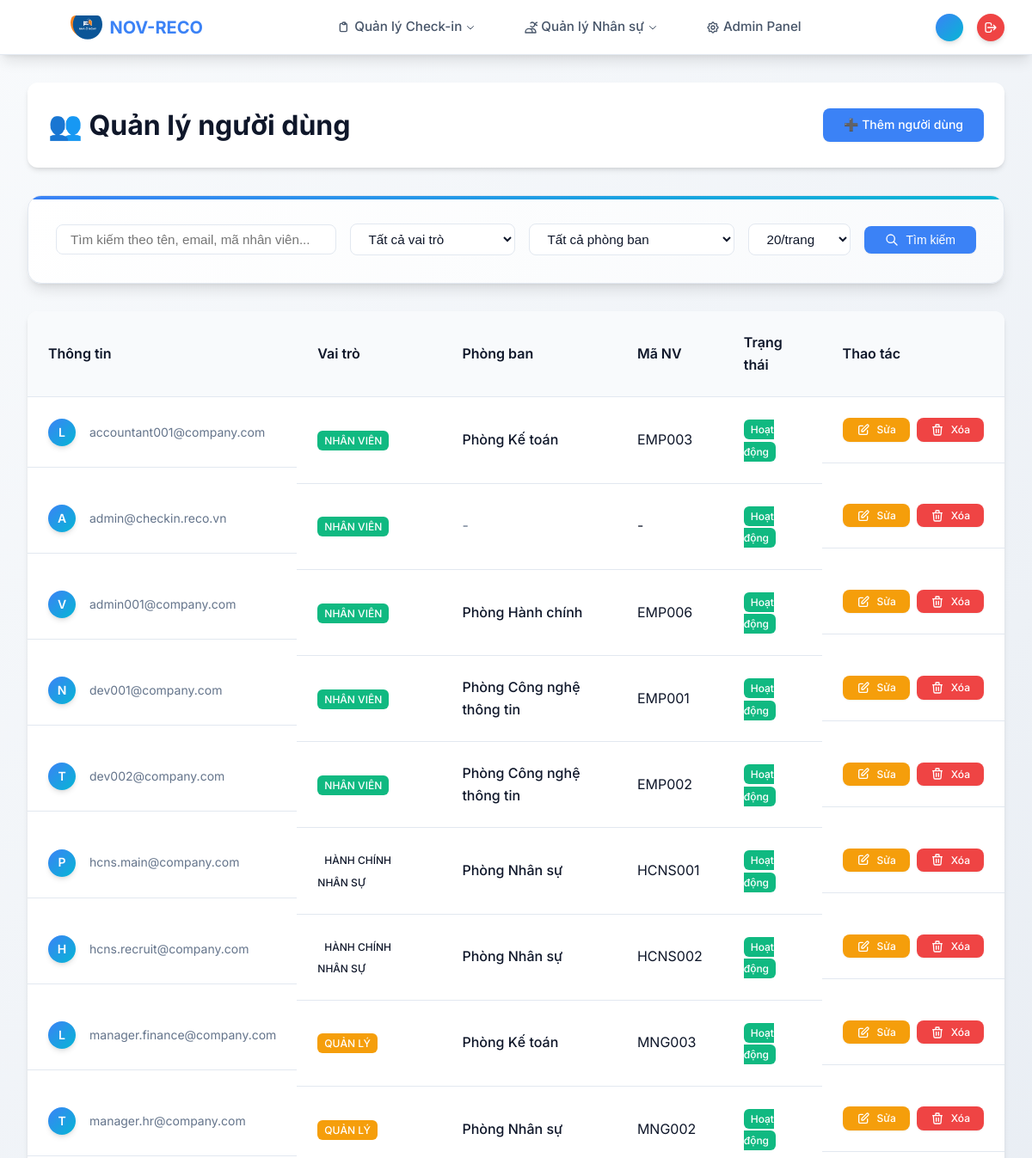
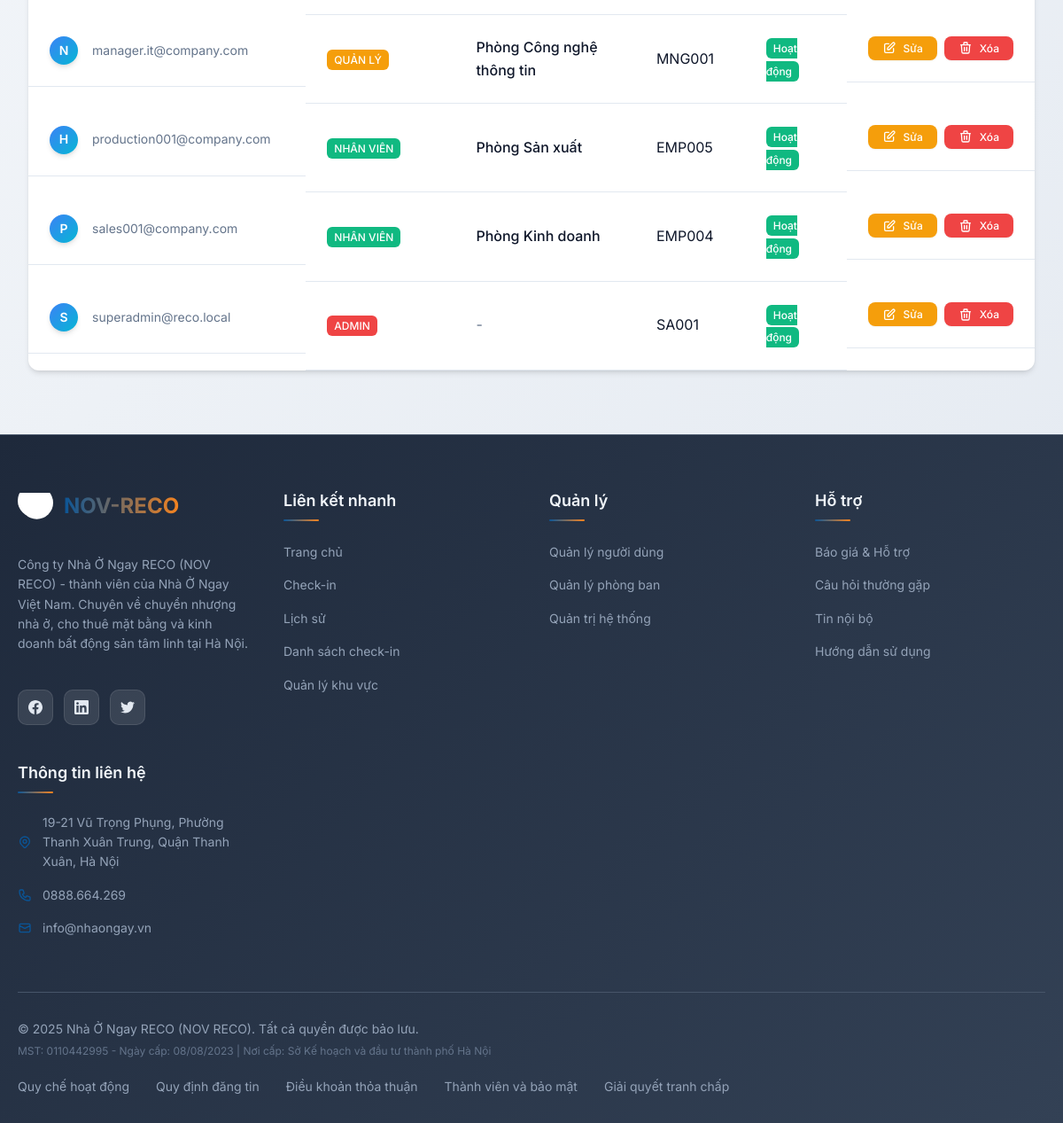
Screenshot of /users/ (signed in) with the database file from the repository (2 pictures, top to bottom).
### users/models.py (models this page shows, shortened)
class User(AbstractUser):
    role = models.CharField(
        max_length=20,
        choices=UserRole.choices,
        default=UserRole.EMPLOYEE,
        help_text="Vai trò của người dùng trong hệ thống",
    )
    phone = models.CharField(
        max_length=15, blank=True, help_text="Số điện thoại"
    )
    department = models.ForeignKey(
        Department,
        on_delete=models.SET_NULL,
        null=True,
        blank=True,
        related_name='employees',
        help_text="Phòng ban"
    )
    employee_id = models.CharField(
        max_length=20, blank=True, unique=True, help_text="Mã nhân viên"
    )
    def is_admin(self):
        return self.role == UserRole.ADMIN or self.is_superuser
    @property
    def is_admin_user(self):
        return self.is_admin()
    def get_display_name(self):
        return self.get_full_name() or self.username or self.email
    class Meta:
        verbose_name = "Người dùng"
        verbose_name_plural = "Người dùng"

class Department(models.Model):
    name = models.CharField(
        max_length=100,
        unique=True,
        help_text="Tên phòng ban"
    )
    description = models.TextField(
        blank=True,
        help_text="Mô tả phòng ban"
    )
    manager = models.ForeignKey(
        'User',
        on_delete=models.SET_NULL,
        null=True,
        blank=True,
        related_name='managed_departments',
        help_text="Trưởng phòng ban"
    )
    created_at = models.DateTimeField(auto_now_add=True)
    updated_at = models.DateTimeField(auto_now=True)
    class Meta:
        verbose_name = "Phòng ban"
        verbose_name_plural = "Phòng ban"
        ordering = ['name']

### users/views.py (the view, shortened to what this page needs)
# urls.py: path("", views.user_list_view, name="user_list"),
@user_management_required
def user_list_view(request):
    search_query = request.GET.get("search", "")
    role_filter = request.GET.get("role", "")
    department_filter = request.GET.get("department", "")
    users = User.objects.all().select_related('department').order_by('username')
    if role_filter:
        users = users.filter(role=role_filter)
    if department_filter:
        users = users.filter(department_id=department_filter)
    page_size = request.GET.get("page_size", "20")
    try:
        page_size = int(page_size)
        if page_size not in [10, 20, 50, 100]:
            page_size = 20
    except (ValueError, TypeError):
        page_size = 20
    paginator = Paginator(users, page_size)
    page_number = request.GET.get("page")
    page_obj = paginator.get_page(page_number)
    context = {
        "page_obj": page_obj,
        "search_query": search_query,
        "role_filter": role_filter,
        "department_filter": department_filter,
        "page_size": page_size,
        "role_choices": UserRole.choices,
        "departments": Department.objects.all().order_by('name'),
    }
    return render(request, "users/user_list.html", context)

### templates/users/user_list.html (shortened to what this page needs)
{% extends 'base.html' %}
{% load static %}
{% block extra_css %}
<link rel="stylesheet" href="{% static 'css/users.css' %}">
{% endblock %}
{% block content %}
<div class="users-page">
  <div class="page-header">
    <h1>👥 Quản lý người dùng</h1>
    <a href="{% url 'users:user_create' %}" class="btn btn-primary">
      ➕ Thêm người dùng
    </a>
  </div>
  <div class="search-filter-section">
    <form method="GET" class="search-form">
      <div class="search-input-group">
        <input type="text" name="search" value="{{ search_query }}"
               placeholder="Tìm kiếm theo tên, email, mã nhân viên..."
               class="form-control search-input">
        <select name="role" class="form-control role-select">
          <option value="">Tất cả vai trò</option>
        </select>
        <select name="department" class="form-control department-select">
          <option value="">Tất cả phòng ban</option>
        </select>
        <select name="page_size" class="form-control page-size-select">
          <option value="20" {% if page_size == 20 %}selected{% endif %}>20/trang</option>
        </select>
        <button type="submit" class="btn btn-search">
          <svg class="w-4 h-4" fill="none" stroke="currentColor" viewBox="0 0 24 24">
            <path stroke-linecap="round" stroke-linejoin="round" stroke-width="2" d="M21 21l-6-6m2-5a7 7 0 11-14 0 7 7 0 0114 0z"></path>
          </svg>
          Tìm kiếm
        </button>
      </div>
    </form>
  </div>
  <div class="users-table-container desktop-view">
    <table class="users-table">
      <thead>
        <tr>
          <th>Thông tin</th>
          <th>Vai trò</th>
          <th>Phòng ban</th>
          <th>Mã NV</th>
          <th>Trạng thái</th>
          <th>Thao tác</th>
        </tr>
      </thead>
      <tbody>
        {% for user in page_obj %}
        <tr>
          <td class="user-info">
            <div class="user-avatar">
              {{ user.first_name|first|default:user.username|first|upper }}
            </div>
            <div class="user-details">
              <div class="user-email">{{ user.email }}</div>
            </div>
          </td>
          <td>
            <span class="role-badge role-{{ user.role }}">
              {{ user.get_role_display }}
            </span>
          </td>
          <td>
            {% if user.department %}
              <span class="department-name">{{ user.department.name }}</span>
            {% else %}
              <span class="text-muted">-</span>
            {% endif %}
          </td>
          <td>{{ user.employee_id|default:"-" }}</td>
          <td>
            <span class="status-badge {% if user.is_active %}active{% else %}inactive{% endif %}">
              {% if user.is_active %}Hoạt động{% else %}Không hoạt động{% endif %}
            </span>
          </td>
          <td class="actions">
            <a href="{% url 'users:user_update' user.id %}" class="btn btn-sm btn-edit">
              <svg class="w-4 h-4" fill="none" stroke="currentColor" viewBox="0 0 24 24">
                <path stroke-linecap="round" stroke-linejoin="round" stroke-width="2" d="M11 5H6a2 2 0 00-2 2v11a2 2 0 002 2h11a2 2 0 002-2v-5m-1.414-9.414a2 2 0 112.828 2.828L11.828 15H9v-2.828l8.586-8.586z"></path>
              </svg>
              Sửa
            </a>
            <a href="{% url 'users:user_delete' user.id %}" class="btn btn-sm btn-danger">
              <svg class="w-4 h-4" fill="none" stroke="currentColor" viewBox="0 0 24 24">
                <path stroke-linecap="round" stroke-linejoin="round" stroke-width="2" d="M19 7l-.867 12.142A2 2 0 0116.138 21H7.862a2 2 0 01-1.995-1.858L5 7m5 4v6m4-6v6m1-10V4a1 1 0 00-1-1h-4a1 1 0 00-1 1v3M4 7h16"></path>
              </svg>
              Xóa
            </a>
          </td>
        </tr>
        {% endfor %}
      </tbody>
    </table>
  </div>
</div>
{% endblock %}

### static/css/base.css (style rules this page uses)
* { margin: 0; padding: 0; box-sizing: border-box; }
body, html { margin: 0; padding: 0; width: 100%; height: 100%; overflow-x: hidden; }
:root { --primary-color: #3b82f6; --primary-hover: #2563eb; --secondary-color: #64748b; --accent-color: #06b6d4; --success-color: #10b981; --warning-color: #f59e0b; --error-color: #ef4444; --bg-primary: #ffffff; --bg-secondary: #f8fafc; --bg-tertiary: #f1f5f9; --text-primary: #0f172a; --text-secondary: #475569; --text-muted: #64748b; --border-color: #e2e8f0; --border-hover: #cbd5e1; --shadow-sm: 0 1px 2px 0 rgb(0 0 0 / 0.05); --shadow-md: 0 4px 6px -1px rgb(0 0 0 / 0.1), 0 2px 4px -2px rgb(0 0 0 / 0.1); --shadow-lg: 0 10px 15px -3px rgb(0 0 0 / 0.1), 0 4px 6px -4px rgb(0 0 0 / 0.1); --shadow-xl: 0 20px 25px -5px rgb(0 0 0 / 0.1), 0 8px 10px -6px rgb(0 0 0 / 0.1); --radius-sm: 0.375rem; --radius-md: 0.5rem; --radius-lg: 0.75rem; --radius-xl: 1rem; --spacing-xs: 0.25rem; --spacing-sm: 0.5rem; --spacing-md: 1rem; --spacing-lg: 1.5rem; --spacing-xl: 2rem; --spacing-2xl: 3rem; }
body { font-family: 'Inter', -apple-system, BlinkMacSystemFont, 'Segoe UI', Roboto, Oxygen, Ubuntu, Cantarell, sans-serif; background: linear-gradient(135deg, #f8fafc 0%, #e2e8f0 100%); min-height: 100vh; color: var(--text-primary); line-height: 1.6; font-size: 16px; margin: 0; padding: 0; display: flex; flex-direction: column; }
.user-info { display: flex; align-items: center; gap: var(--spacing-md); flex-wrap: nowrap; }
.user-avatar { width: 32px; height: 32px; border-radius: 50%; background: linear-gradient(135deg, var(--primary-color), var(--accent-color)); display: flex; align-items: center; justify-content: center; color: white; font-weight: 600; font-size: 0.875rem; box-shadow: var(--shadow-md); transition: all 0.2s ease; }
svg { width: 1em; height: 1em; flex-shrink: 0; }
.w-4 { width: 1rem; }
.h-4 { height: 1rem; }
.btn { display: inline-flex; align-items: center; gap: var(--spacing-sm); padding: var(--spacing-sm) var(--spacing-lg); background: var(--primary-color); color: white; text-decoration: none; border-radius: var(--radius-md); font-weight: 500; font-size: 0.875rem; transition: all 0.2s ease; border: none; cursor: pointer; box-shadow: var(--shadow-sm); }
.btn-danger { background: var(--error-color); }
.btn-sm { padding: var(--spacing-xs) var(--spacing-md); font-size: 0.75rem; }

### rows the page displays
User: first_name|first "L", email "accountant001@company.com", role "NHÂN VIÊN", department.name "Phòng Kế toán", employee_id "EMP003", is_active "Hoạt động"
User: first_name|first "A", email "admin@checkin.reco.vn", role "NHÂN VIÊN", employee_id "-", is_active "Hoạt động"
User: first_name|first "V", email "admin001@company.com", role "NHÂN VIÊN", department.name "Phòng Hành chính", employee_id "EMP006", is_active "Hoạt động"
User: first_name|first "N", email "dev001@company.com", role "NHÂN VIÊN", department.name "Phòng Công nghệ thông tin", employee_id "EMP001", is_active "Hoạt động"
User: first_name|first "T", email "dev002@company.com", role "NHÂN VIÊN", department.name "Phòng Công nghệ thông tin", employee_id "EMP002", is_active "Hoạt động"
User: first_name|first "P", email "hcns.main@company.com", role "HÀNH CHÍNH NHÂN SỰ", department.name "Phòng Nhân sự", employee_id "HCNS001", is_active "Hoạt động"
User: first_name|first "H", email "hcns.recruit@company.com", role "HÀNH CHÍNH NHÂN SỰ", department.name "Phòng Nhân sự", employee_id "HCNS002", is_active "Hoạt động"
User: first_name|first "L", email "manager.finance@company.com", role "QUẢN LÝ", department.name "Phòng Kế toán", employee_id "MNG003", is_active "Hoạt động"
User: first_name|first "T", email "manager.hr@company.com", role "QUẢN LÝ", department.name "Phòng Nhân sự", employee_id "MNG002", is_active "Hoạt động"
User: first_name|first "N", email "manager.it@company.com", role "QUẢN LÝ", department.name "Phòng Công nghệ thông tin", employee_id "MNG001", is_active "Hoạt động"
User: first_name|first "H", email "production001@company.com", role "NHÂN VIÊN", department.name "Phòng Sản xuất", employee_id "EMP005", is_active "Hoạt động"
User: first_name|first "P", email "sales001@company.com", role "NHÂN VIÊN", department.name "Phòng Kinh doanh", employee_id "EMP004", is_active "Hoạt động"
User: first_name|first "S", email "superadmin@reco.local", role "ADMIN", employee_id "SA001", is_active "Hoạt động"

### other values shown
{{ current_year|default:"2025" }} "2025"
